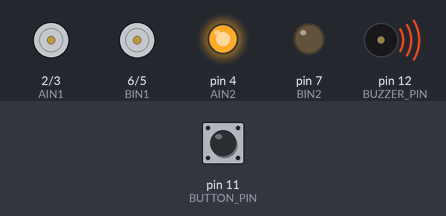
Bench run of a sketch on a simulated Arduino Uno, built with avr-gcc and run on an emulated ATmega328P. On the bench: direction and speed pins drawn as motors (green arrow = direction pin HIGH = forward, orange = LOW = backward, longer = more drive), output pins drawn as LEDs (lit = HIGH), buzzer (waves = sounding, pin HIGH). Inputs (shaded band) come from the test bench; at power-on: pin 11 (BUTTON_PIN) HIGH. At 7.6 s the program stops and its outputs stay as they are.

Above: at 3.8 s.
At 5.3 s:
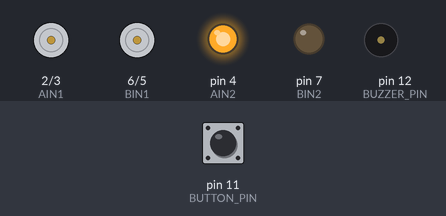
Timing chart, 0 to 6.6 s (numbered marks = the images above):
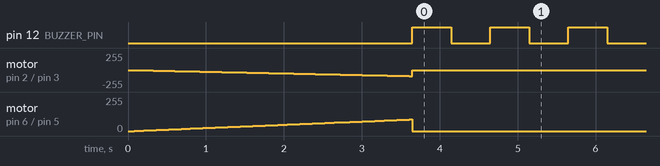

Measured:
- by itself, pin 12 (BUZZER_PIN): alternates HIGH for 0.50 s and LOW for 0.50 s, 8 changes in all, then stays LOW
- by itself, motor on pin 6 (BIN1) / pin 5 (PWMB): rises from stopped to forward 87/255 in 3.5 s, then falls to stopped in 0.04 s

The sketch:

Safe_Stop_TestV1.ino
```cpp
#define AIN1 2
#define AIN2 4
#define PWMA 3
#define BIN1 6
#define BIN2 7
#define PWMB 5

#define TRIG 8
#define ECHO 9
#define BUTTON_PIN 11
#define BUZZER_PIN 12

// Коефіцієнти балансу моцій (від 0.0 до 1.0)
float factorA = 1.0; // Правий мотор
float factorB = 0.97; // Лівий мотор (наприклад, якщо він швидший)

int currentSpeed = 0;
int maxSpeed = 90;
int minSpeed = 35;

void setup() {
  pinMode(AIN1, OUTPUT);
  pinMode(AIN2, OUTPUT);
  pinMode(PWMA, OUTPUT);
  pinMode(BIN1, OUTPUT);
  pinMode(BIN2, OUTPUT);
  pinMode(PWMB, OUTPUT);

  pinMode(TRIG, OUTPUT);
  pinMode(ECHO, INPUT);
  pinMode(BUTTON_PIN, INPUT_PULLUP);
  pinMode(BUZZER_PIN, OUTPUT);

  Serial.begin(9600);

  // Плавний старт з меншим кроком для м'якості
  for (int i = 0; i <= maxSpeed; i++) {
    currentSpeed = i;
    moveForward(currentSpeed);
    delay(40);
  }
}

void loop() {
  if (digitalRead(BUTTON_PIN) == HIGH) {
    stopAndAlarm();
  }

  long distance = getDistance();

  if (distance > 0 && distance < 500) {
    if (distance < 100) {
      currentSpeed = map(distance, 5, 100, minSpeed, maxSpeed);
      currentSpeed = constrain(currentSpeed, minSpeed, maxSpeed);
    } else {
      currentSpeed = maxSpeed;
    }
    moveForward(currentSpeed);
  }

  delay(50);
}

long getDistance() {
  digitalWrite(TRIG, LOW);
  delayMicroseconds(2);
  digitalWrite(TRIG, HIGH);
  delayMicroseconds(10);
  digitalWrite(TRIG, LOW);

  long duration = pulseIn(ECHO, HIGH, 25000);
  if (duration == 0) return 999;

  return duration * 0.034 / 2;
}

void moveForward(int speed) {
  digitalWrite(AIN1, LOW);
  digitalWrite(AIN2, HIGH);
  // Застосування коефіцієнта до мотора А
  analogWrite(PWMA, (int)(speed * factorA));

  digitalWrite(BIN1, HIGH);
  digitalWrite(BIN2, LOW);
  // Застосування коефіцієнта до мотора В
  analogWrite(PWMB, (int)(speed * factorB));
}

void stopAndAlarm() {
  analogWrite(PWMA, 0);
  analogWrite(PWMB, 0);

  // Цикл для коротких сигналів замість довгого списку delay
  for(int i = 0; i < 4; i++) {
    digitalWrite(BUZZER_PIN, HIGH);
    delay(500);
    digitalWrite(BUZZER_PIN, LOW);
    delay(500);
  }

  while(true) {
    // Система заблокована
  }
}
```
